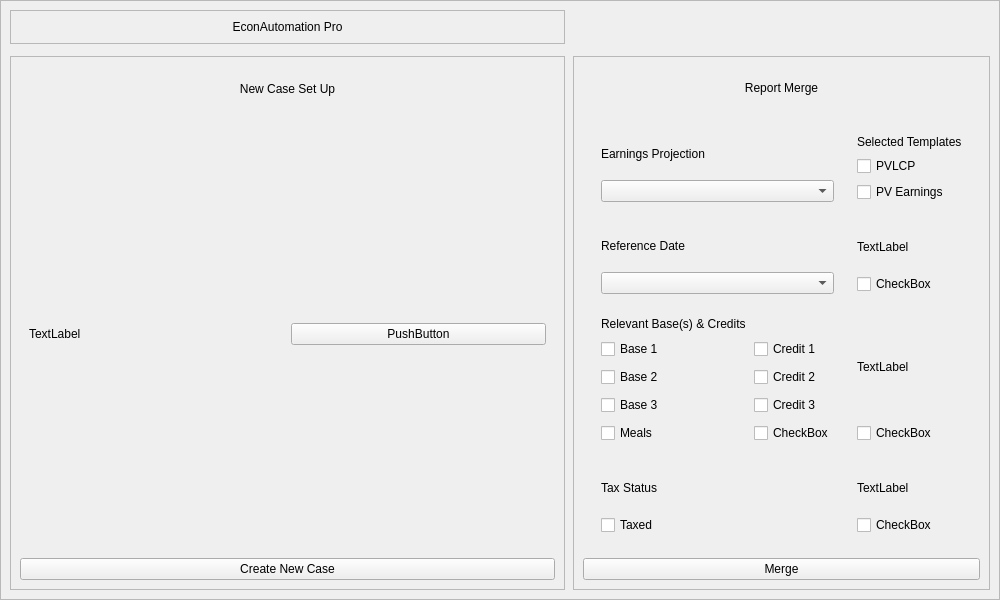
<?xml version="1.0" encoding="UTF-8"?>
<ui version="4.0">
 <class>ea_MainWindow</class>
 <widget class="QMainWindow" name="ea_MainWindow">
  <property name="geometry">
   <rect>
    <x>0</x>
    <y>0</y>
    <width>1000</width>
    <height>600</height>
   </rect>
  </property>
  <property name="windowTitle">
   <string>MainWindow</string>
  </property>
  <widget class="QWidget" name="ea_CentralWidget">
   <layout class="QHBoxLayout" name="ea_CentralWidget_HLayout">
    <property name="leftMargin">
     <number>0</number>
    </property>
    <property name="topMargin">
     <number>0</number>
    </property>
    <property name="rightMargin">
     <number>0</number>
    </property>
    <property name="bottomMargin">
     <number>0</number>
    </property>
    <item>
     <widget class="QFrame" name="ea_CentralWidget_frame">
      <property name="styleSheet">
       <string notr="true">QLabel {
font-family: &quot;DMSans-Regular-VariableFont&quot;
}</string>
      </property>
      <property name="frameShape">
       <enum>QFrame::StyledPanel</enum>
      </property>
      <property name="frameShadow">
       <enum>QFrame::Raised</enum>
      </property>
      <layout class="QGridLayout" name="ea_CentralWidget_GLayout" rowstretch="0,0" columnstretch="1,0,0">
       <property name="horizontalSpacing">
        <number>8</number>
       </property>
       <property name="verticalSpacing">
        <number>12</number>
       </property>
       <item row="1" column="0">
        <widget class="QFrame" name="ea_setupcase_frame">
         <property name="frameShape">
          <enum>QFrame::StyledPanel</enum>
         </property>
         <property name="frameShadow">
          <enum>QFrame::Raised</enum>
         </property>
         <layout class="QGridLayout" name="ea_setupfile_GLayout" rowstretch="1,10,0">
          <property name="horizontalSpacing">
           <number>5</number>
          </property>
          <property name="verticalSpacing">
           <number>0</number>
          </property>
          <item row="0" column="0">
           <widget class="QLabel" name="ea_setupcase_label">
            <property name="text">
             <string>New Case Set Up</string>
            </property>
            <property name="alignment">
             <set>Qt::AlignCenter</set>
            </property>
           </widget>
          </item>
          <item row="1" column="0">
           <widget class="QFrame" name="ea_setupcase_sub2frame">
            <property name="frameShape">
             <enum>QFrame::NoFrame</enum>
            </property>
            <property name="frameShadow">
             <enum>QFrame::Raised</enum>
            </property>
            <layout class="QGridLayout" name="ea_setupfile_sub2frame_GLayout">
             <item row="0" column="1">
              <widget class="QPushButton" name="ea_setupcase_OFFSelect_button">
               <property name="text">
                <string>PushButton</string>
               </property>
              </widget>
             </item>
             <item row="0" column="0">
              <widget class="QLabel" name="ea_setupcase_selectedOFF_label">
               <property name="text">
                <string>TextLabel</string>
               </property>
              </widget>
             </item>
            </layout>
           </widget>
          </item>
          <item row="2" column="0">
           <widget class="QPushButton" name="ea_setupcase_createcase_button">
            <property name="text">
             <string>Create New Case</string>
            </property>
           </widget>
          </item>
         </layout>
        </widget>
       </item>
       <item row="1" column="2">
        <widget class="QFrame" name="ea_reportmerge_frame">
         <property name="frameShape">
          <enum>QFrame::StyledPanel</enum>
         </property>
         <property name="frameShadow">
          <enum>QFrame::Raised</enum>
         </property>
         <layout class="QGridLayout" name="ea_reportmerge_GLayout" rowstretch="1,10,0">
          <property name="horizontalSpacing">
           <number>0</number>
          </property>
          <property name="verticalSpacing">
           <number>5</number>
          </property>
          <item row="1" column="0">
           <widget class="QFrame" name="ea_reportmerge_sub2frame">
            <property name="frameShape">
             <enum>QFrame::NoFrame</enum>
            </property>
            <property name="frameShadow">
             <enum>QFrame::Raised</enum>
            </property>
            <layout class="QGridLayout" name="ea_reportmerge_sub2frame_GLayout">
             <property name="spacing">
              <number>5</number>
             </property>
             <item row="1" column="1">
              <widget class="QFrame" name="frame_4">
               <property name="frameShape">
                <enum>QFrame::NoFrame</enum>
               </property>
               <property name="frameShadow">
                <enum>QFrame::Raised</enum>
               </property>
               <layout class="QGridLayout" name="gridLayout_4">
                <item row="0" column="0">
                 <widget class="QLabel" name="label_4">
                  <property name="text">
                   <string>TextLabel</string>
                  </property>
                 </widget>
                </item>
                <item row="1" column="0">
                 <widget class="QCheckBox" name="checkBox_4">
                  <property name="text">
                   <string>CheckBox</string>
                  </property>
                 </widget>
                </item>
               </layout>
              </widget>
             </item>
             <item row="1" column="0">
              <widget class="QFrame" name="ea_reportmerge_referencetype_sub3frame">
               <property name="frameShape">
                <enum>QFrame::NoFrame</enum>
               </property>
               <property name="frameShadow">
                <enum>QFrame::Raised</enum>
               </property>
               <layout class="QGridLayout" name="ea_reportmerge_referencetype_GLayout">
                <item row="0" column="0">
                 <widget class="QLabel" name="ea_reportmerge_referencetype_label">
                  <property name="text">
                   <string>Reference Date</string>
                  </property>
                 </widget>
                </item>
                <item row="1" column="0">
                 <widget class="QComboBox" name="ea_reportmerge_referencetype_combobox"/>
                </item>
               </layout>
              </widget>
             </item>
             <item row="2" column="1">
              <widget class="QFrame" name="frame_6">
               <property name="frameShape">
                <enum>QFrame::NoFrame</enum>
               </property>
               <property name="frameShadow">
                <enum>QFrame::Raised</enum>
               </property>
               <layout class="QGridLayout" name="gridLayout_6">
                <item row="1" column="0">
                 <widget class="QCheckBox" name="checkBox_6">
                  <property name="text">
                   <string>CheckBox</string>
                  </property>
                 </widget>
                </item>
                <item row="0" column="0">
                 <widget class="QLabel" name="label_6">
                  <property name="text">
                   <string>TextLabel</string>
                  </property>
                 </widget>
                </item>
               </layout>
              </widget>
             </item>
             <item row="2" column="0">
              <widget class="QFrame" name="ea_reportmerge_bases_sub3frame">
               <property name="frameShape">
                <enum>QFrame::NoFrame</enum>
               </property>
               <property name="frameShadow">
                <enum>QFrame::Raised</enum>
               </property>
               <layout class="QGridLayout" name="ea_reportmerge_bases_GLayout" rowstretch="0,0,0,0,0">
                <property name="spacing">
                 <number>8</number>
                </property>
                <item row="2" column="1">
                 <widget class="QCheckBox" name="checkBox_9">
                  <property name="text">
                   <string>Credit 2</string>
                  </property>
                 </widget>
                </item>
                <item row="1" column="0">
                 <widget class="QCheckBox" name="ea_reportmerge_base1_checkbox">
                  <property name="text">
                   <string>Base 1</string>
                  </property>
                 </widget>
                </item>
                <item row="3" column="1">
                 <widget class="QCheckBox" name="checkBox_10">
                  <property name="text">
                   <string>Credit 3</string>
                  </property>
                 </widget>
                </item>
                <item row="0" column="0">
                 <widget class="QLabel" name="ea_reportmerge_bases_label">
                  <property name="text">
                   <string>Relevant Base(s) &amp; Credits</string>
                  </property>
                 </widget>
                </item>
                <item row="2" column="0">
                 <widget class="QCheckBox" name="checkBox">
                  <property name="text">
                   <string>Base 2</string>
                  </property>
                 </widget>
                </item>
                <item row="3" column="0">
                 <widget class="QCheckBox" name="checkBox_2">
                  <property name="text">
                   <string>Base 3</string>
                  </property>
                 </widget>
                </item>
                <item row="1" column="1">
                 <widget class="QCheckBox" name="checkBox_3">
                  <property name="text">
                   <string>Credit 1</string>
                  </property>
                 </widget>
                </item>
                <item row="4" column="0">
                 <widget class="QCheckBox" name="checkBox_11">
                  <property name="text">
                   <string>Meals</string>
                  </property>
                 </widget>
                </item>
                <item row="4" column="1">
                 <widget class="QCheckBox" name="checkBox_12">
                  <property name="text">
                   <string>CheckBox</string>
                  </property>
                 </widget>
                </item>
               </layout>
              </widget>
             </item>
             <item row="0" column="1">
              <widget class="QFrame" name="ea_reportmerge_reporttypes_sub3frame">
               <property name="frameShape">
                <enum>QFrame::NoFrame</enum>
               </property>
               <property name="frameShadow">
                <enum>QFrame::Raised</enum>
               </property>
               <layout class="QGridLayout" name="ea_reportmerge_reporttypes_GLayout">
                <item row="1" column="0">
                 <widget class="QCheckBox" name="ea_reportmerge_reporttypes_PVLCP_checkbox">
                  <property name="text">
                   <string>PVLCP</string>
                  </property>
                 </widget>
                </item>
                <item row="0" column="0">
                 <widget class="QLabel" name="label_2">
                  <property name="text">
                   <string>Selected Templates</string>
                  </property>
                 </widget>
                </item>
                <item row="2" column="0">
                 <widget class="QCheckBox" name="ea_reportmerge_reporttypes_PVearnings_checkbox">
                  <property name="text">
                   <string>PV Earnings</string>
                  </property>
                 </widget>
                </item>
               </layout>
              </widget>
             </item>
             <item row="3" column="0">
              <widget class="QFrame" name="ea_reportmerge_taxstatus_sub3frame">
               <property name="frameShape">
                <enum>QFrame::NoFrame</enum>
               </property>
               <property name="frameShadow">
                <enum>QFrame::Raised</enum>
               </property>
               <layout class="QGridLayout" name="ea_reportmerge_taxstatus_GLayout">
                <item row="1" column="0">
                 <widget class="QCheckBox" name="ea_reportmerge_taxstatus_checkbox">
                  <property name="text">
                   <string>Taxed</string>
                  </property>
                 </widget>
                </item>
                <item row="0" column="0">
                 <widget class="QLabel" name="ea_reportmerge_taxstatus_label">
                  <property name="text">
                   <string>Tax Status</string>
                  </property>
                 </widget>
                </item>
               </layout>
              </widget>
             </item>
             <item row="0" column="0">
              <widget class="QFrame" name="ea_reportmerge_projectiontype_sub3frame">
               <property name="frameShape">
                <enum>QFrame::NoFrame</enum>
               </property>
               <property name="frameShadow">
                <enum>QFrame::Raised</enum>
               </property>
               <layout class="QGridLayout" name="ea_reportmerge_projectiontype_GLayout">
                <item row="0" column="0">
                 <widget class="QLabel" name="ea_reportmerge_projectiontype_label">
                  <property name="text">
                   <string>Earnings Projection</string>
                  </property>
                  <property name="alignment">
                   <set>Qt::AlignLeading|Qt::AlignLeft|Qt::AlignVCenter</set>
                  </property>
                 </widget>
                </item>
                <item row="1" column="0">
                 <widget class="QComboBox" name="ea_reportmerge_projectiontype_combobox"/>
                </item>
               </layout>
              </widget>
             </item>
             <item row="3" column="1">
              <widget class="QFrame" name="frame_8">
               <property name="frameShape">
                <enum>QFrame::NoFrame</enum>
               </property>
               <property name="frameShadow">
                <enum>QFrame::Raised</enum>
               </property>
               <layout class="QGridLayout" name="gridLayout_8">
                <item row="1" column="0">
                 <widget class="QCheckBox" name="checkBox_8">
                  <property name="layoutDirection">
                   <enum>Qt::LeftToRight</enum>
                  </property>
                  <property name="text">
                   <string>CheckBox</string>
                  </property>
                 </widget>
                </item>
                <item row="0" column="0">
                 <widget class="QLabel" name="label_8">
                  <property name="text">
                   <string>TextLabel</string>
                  </property>
                 </widget>
                </item>
               </layout>
              </widget>
             </item>
            </layout>
           </widget>
          </item>
          <item row="0" column="0">
           <widget class="QLabel" name="ea_reportmerge_label">
            <property name="text">
             <string>Report Merge</string>
            </property>
            <property name="alignment">
             <set>Qt::AlignCenter</set>
            </property>
           </widget>
          </item>
          <item row="2" column="0">
           <widget class="QPushButton" name="ea_reportmerge_button">
            <property name="text">
             <string>Merge</string>
            </property>
           </widget>
          </item>
         </layout>
        </widget>
       </item>
       <item row="0" column="0">
        <widget class="QFrame" name="ea_CentralWidget_label_frame">
         <property name="frameShape">
          <enum>QFrame::StyledPanel</enum>
         </property>
         <property name="frameShadow">
          <enum>QFrame::Raised</enum>
         </property>
         <layout class="QVBoxLayout" name="ea_CentralWidget_label_VLayout" stretch="0">
          <property name="spacing">
           <number>0</number>
          </property>
          <item>
           <widget class="QLabel" name="ea_CentralWidget_label">
            <property name="text">
             <string>EconAutomation Pro</string>
            </property>
            <property name="alignment">
             <set>Qt::AlignCenter</set>
            </property>
           </widget>
          </item>
         </layout>
        </widget>
       </item>
      </layout>
     </widget>
    </item>
   </layout>
  </widget>
 </widget>
 <resources>
  <include location="../fonts/fontset1.qrc"/>
  <include location="../icons/iconset1.qrc"/>
 </resources>
 <connections/>
</ui>
